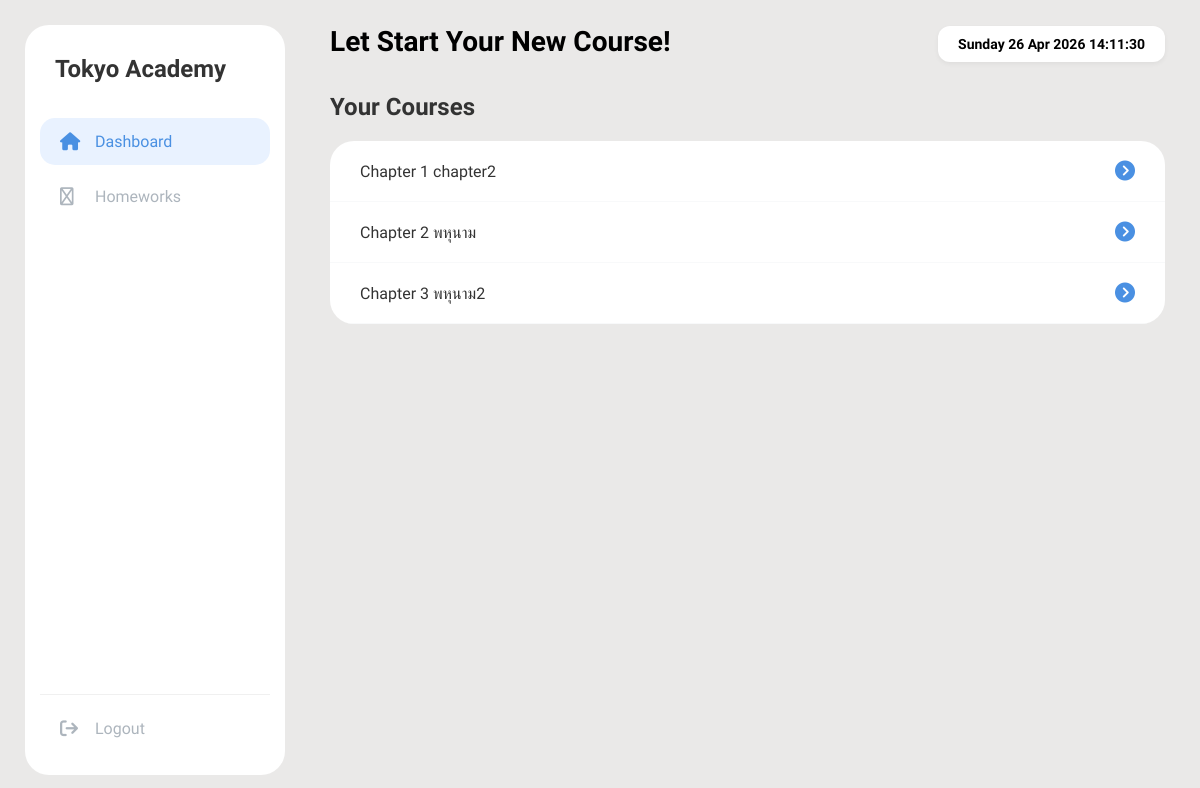
The app's page /dashboard/ (signed in), older data.
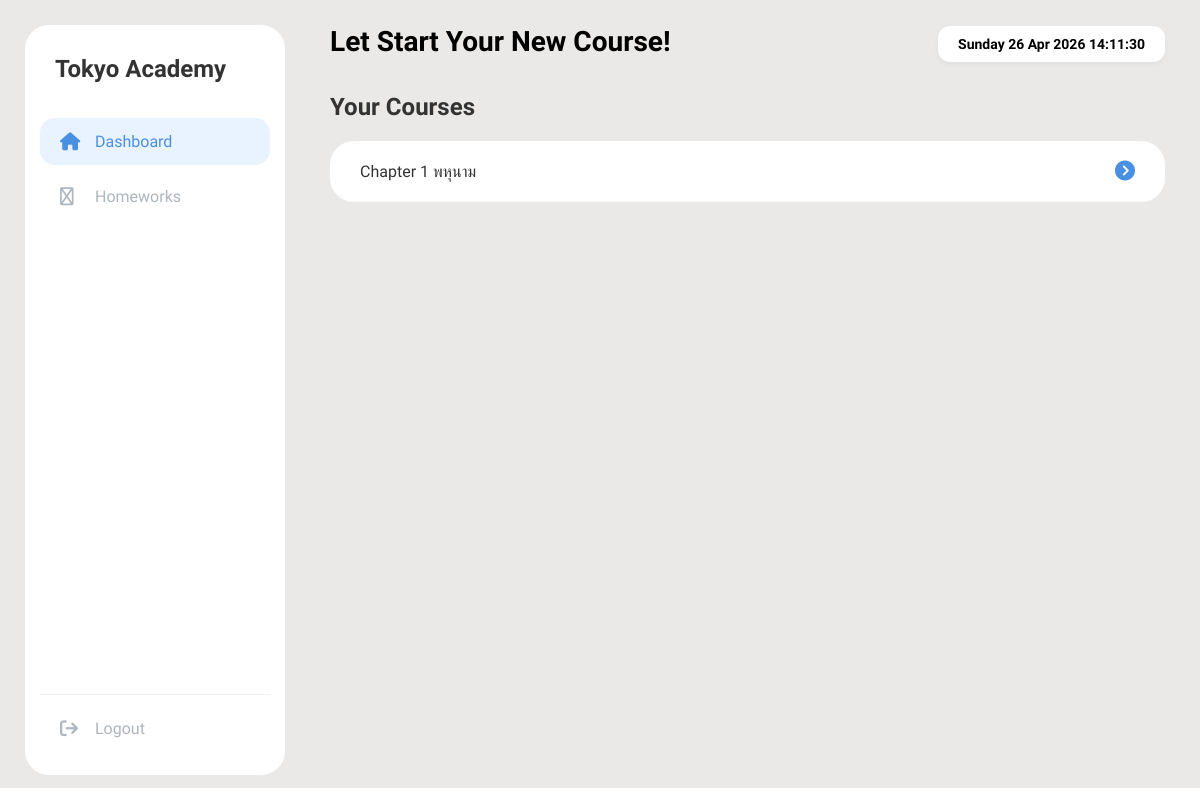
The same page, newer data.
### users/models.py (models this page shows, shortened)
class Course(models.Model):
    title = models.CharField(max_length=200)
    description = models.TextField(default="No description")
    students = models.ManyToManyField(
        User,
        blank=True,
        related_name="courses"
    )

### users/views.py (the view)
    def wrapper(request, *args, **kwargs):
        if request.user.is_staff:
            return HttpResponseForbidden("Admin ไม่สามารถเข้าใช้งานหน้านี้ได้")
        return view_func(request, *args, **kwargs)

### users/views.py (called while the page is built)
def user_only(view_func):
    def wrapper(request, *args, **kwargs):
        if request.user.is_staff:
            return HttpResponseForbidden("Admin ไม่สามารถเข้าใช้งานหน้านี้ได้")
        return view_func(request, *args, **kwargs)
    return wrapper

@login_required
@user_only
def dashboard(request):
    courses = Course.objects.filter(students=request.user)
    in_progress = Progress.objects.filter(
        user=request.user,
        completed=False
    ).values_list('lesson__course', flat=True)
    return render(request, "dashboard.html", {
        "courses": courses,
        "in_progress": in_progress
    })

### templates/dashboard.html (shortened to what this page needs)
<!DOCTYPE html>
<html lang="th">
<head>
    <link rel="stylesheet" href="https://cdnjs.cloudflare.com/ajax/libs/font-awesome/6.4.2/css/all.min.css">
</head>
<body>
    <div class="dashboard-wrapper">
        <aside class="sidebar-container" id="sidebar">
            <div class="brand-box">
                <h3 class="brand-name">Tokyo Academy</h3>
            </div>
            <nav class="nav-links">
                <a href="/dashboard/" class="nav-item active"><i class="fa-solid fa-house"></i> Dashboard</a>
                <a href="#" class="nav-item"><i class="fa-regular fa-book"></i> Homeworks</a>
            </nav>
            <div class="nav-footer">
                <a href="{% url 'login' %}" class="nav-item logout-btn"><i class="fa-solid fa-arrow-right-from-bracket"></i> Logout</a>
            </div>
        </aside>
        <main class="content-area">
            <header class="header-flex">
                <h2 class="title-text">Let Start Your New Course!</h2>
                <div class="date-badge">
                    <span id="current-date">Loading...</span>
                </div>
            </header>
            <div class="course-scroll-container">
                <h3 class="section-subtitle">Your Courses</h3>
                <div class="course-list-box">
                    {% for course in courses %}
                    <div class="list-item">
                        <a href="/course/{{ course.id }}/" class="item-link">
                            <span class="chapter-title">Chapter {{ forloop.counter }} {{ course.title }}</span>
                            <i class="fa-solid fa-circle-chevron-right arrow-btn"></i>
                        </a>
                    </div>
                    {% empty %}
                    <div class="list-item" style="padding: 40px; text-align: center; color: #999;">
                        No courses available.
                    </div>
                    {% endfor %}
                </div>
            </div>
        </main>
    </div>
</body>
</html>

### templates/dashboard.html (style rules this page uses)
:root { --main-bg: #EAE9E8; --card-white: #ffffff; --accent-blue: #4a90e2; --light-blue: #e9f2ff; --text-gray: #adb5bd; --font-kanit: 'Kanit', sans-serif; }
* { margin: 0; padding: 0; box-sizing: border-box; font-family: var(--font-kanit); }
body { background-color: var(--main-bg); height: 100vh; width: 100%; overflow: hidden; display: flex; }
.dashboard-wrapper { display: grid; grid-template-columns: 280px 1fr; width: 100%; height: 100vh; padding: 25px; gap: 25px; max-width: 1600px; margin: 0 auto; }
.sidebar-container { width: 260px; background: var(--card-white); border-radius: 24px; padding: 30px 15px 15px 15px; display: flex; flex-direction: column; height: 100%; transition: all 0.3s ease; }
.brand-name { font-size: 24px; font-weight: 700; margin-bottom: 35px; padding-left: 15px; color: #333; }
.nav-links { flex: 1; }
.nav-item { display: flex; align-items: center; padding: 14px 20px; text-decoration: none; color: var(--text-gray); font-weight: 500; border-radius: 15px; margin-bottom: 8px; transition: 0.2s; }
.nav-item i { margin-right: 15px; font-size: 18px; width: 20px; }
.nav-item:hover, .nav-item.active { background-color: var(--light-blue); color: var(--accent-blue); }
.nav-footer { margin-top: auto; padding-top: 10px; border-top: 1px solid #f0f0f0; }
.content-area { overflow-y: auto; padding-right: 10px; }
.header-flex { display: flex; justify-content: space-between; align-items: center; margin-bottom: 30px; }
.title-text { font-size: 28px; font-weight: 700; margin-bottom: 5px; }
.date-badge { background: white; padding: 10px 20px; border-radius: 12px; font-weight: 600; font-size: 14px; box-shadow: 0 2px 5px rgba(0,0,0,0.05); font-variant-numeric: tabular-nums; }
.section-subtitle { font-size: 24px; font-weight: 700; margin-bottom: 20px; color: #333; }
.course-list-box { background: var(--card-white); border-radius: 24px; overflow: hidden; }
.item-link { display: flex; justify-content: space-between; align-items: center; padding: 20px 30px; text-decoration: none; color: #444; border-bottom: 1px solid #f8f9fa; transition: 0.2s; }
.chapter-title { font-size: 16px; font-weight: 500; color: #333; }
.arrow-btn { color: var(--accent-blue); font-size: 20px; }

Row changes from the older to the newer data that the page shows:
removed Course: title "chapter2"
removed Course: title "พหุนาม2"
